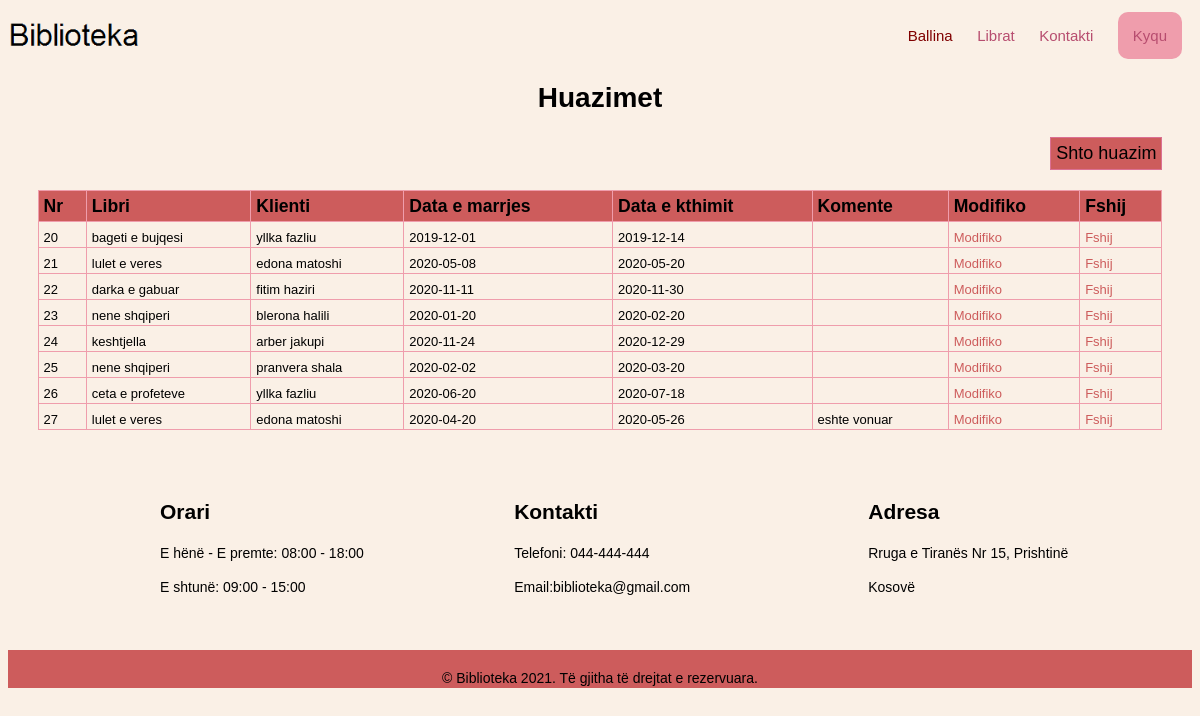
Screenshot of /huat.php with the database file from the repository.
### tables this page shows
CREATE TABLE `huazimet` (
  `huajaid` int(11) NOT NULL,
  `libriid` int(11) NOT NULL,
  `stafiid` int(11) DEFAULT NULL,
  `klientiid` int(11) NOT NULL,
  `dataemarrjes` date DEFAULT NULL,
  `dataekthimit` date DEFAULT NULL,
  `komente` varchar(150) DEFAULT NULL
);

CREATE TABLE `libri` (
  `libriid` int(11) NOT NULL,
  `titulli` varchar(50) DEFAULT NULL,
  `autoriid` int(11) NOT NULL,
  `isbn` varchar(50) DEFAULT NULL,
  `dataepublikimit` date DEFAULT NULL
);

CREATE TABLE `klienti` (
  `klientiid` int(11) NOT NULL,
  `emri` varchar(50) DEFAULT NULL,
  `mbiemri` varchar(50) DEFAULT NULL,
  `dataelindjes` date DEFAULT NULL,
  `numripersonal` varchar(50) DEFAULT NULL,
  `adresa` varchar(150) DEFAULT NULL,
  `komuna` varchar(50) DEFAULT NULL,
  `emaili` varchar(50) DEFAULT NULL,
  `telefoni` varchar(50) DEFAULT NULL
);

### includes/sqlFunction.php (called while the page is built, shortened)
<?php
function connection(){
    $dbcon = mysqli_connect('localhost','root','','biblioteka');
    return $dbcon;
}
function merrHuazimet(){
    $dbcon = connection();
    $sql="SELECT h.huajaid, l.titulli, k.emri, k.mbiemri, h.dataemarrjes,h.dataekthimit, h.komente from huazimet h
    inner join libri l on l.libriid=h.libriid inner join klienti k on k.klientiid=h.klientiid";
    return mysqli_query($dbcon,$sql);
}
?>

### huat.php (the view)
<?php include_once('includes/header.php'); ?>
<?php include_once('includes/sqlFunction.php'); ?>
        <main class="page">
        <section id="content" style="width: 95%; margin: 0 auto;">
            <div id="l1">
            <h1>Huazimet</h1>
            <button class="shto"><a href="shto_hua.php">Shto huazim</a></button>
        </div>
            <table id="members">
                <tr>
                  <th>Nr</th>
                  <th>Libri </th>
                  <th>Klienti</th>
                  <th>Data e marrjes</th>
                  <th>Data e kthimit</th>
                  <th>Komente</th>
                  <th>Modifiko</th>
                  <th>Fshij</th>
                </tr>
            <?php
              $huazimet=merrHuazimet();
              if(mysqli_num_rows($huazimet)>0){
                  while ($huaja=mysqli_fetch_assoc($huazimet)) {
                      echo "<tr>";
                      $huajaid=$huaja['huajaid'];
                      echo "<td>" . $huaja['huajaid']."</td>";
                      echo "<td>" . $huaja['titulli']."</td>";
                      echo "<td>" . $huaja['emri']." " . $huaja['mbiemri'] . "</td>";
                      echo "<td>". $huaja['dataemarrjes'] ."</td>";
                      echo "<td>". $huaja['dataekthimit'] ."</td>";
                      echo "<td>". $huaja['komente'] ."</td>";
                      echo "<td><a href='modifiko_huat.php?hid={$huajaid}'style='text-decoration: none; color: #CD5C5C;'> Modifiko</a> </td>";
                      echo "<td><a href='fshij_huat.php?hid={$huajaid}'style='text-decoration: none; color: #CD5C5C;'> Fshij</a> </td>";
                      echo "</tr>";
                  }
              }else{
                  echo "Nuk ka shenime ne DB";
              }
?>
            </table>
                  </section>
                    <section id="box" >
                           <article class="b1">
                           <h2>Orari</h2>
                            <p> E hënë - E premte: 08:00 - 18:00</p>
                            <p>E shtunë: 09:00 - 15:00</p>
                           </article>
                            <article class="b1">
                                <h2>Kontakti</h2>
                                <p>Telefoni: 044-444-444 </p>
                                <p>Email:biblioteka@gmail.com</p>
                          </article>
                             <article class="b1">
                                <h2>Adresa </h2>
                                <p> Rruga e Tiranës  Nr 15, Prishtinë</p>
                                <p>Kosovë</p>
                          </article>
                  </section>
               </main>
               <?php include_once('includes/footer.php'); ?>

### css/style.css (style rules this page uses)
* { font-family: sans-serif; background: #FAF0E6; }
.page { width: 100%; }
.page #content h1 { text-align: center; font-size: 28px; margin-top: 20px; }
#content .item1 img,h2,p { padding: 2px; }
#content .item1 h2,p { margin-top:6px; }
.page #box .b1 { width: 30%; height: 150px; font-size: 14px; display: inline-block; margin-top: 50px; margin-right: 30px; }
.page #box { background-color: #FAF0E6 !important; width: 90%; margin: 20px 150px; }
.shto { background-color: #CD5C5C; border: 1px solid #DB7093; padding: 5px; font-size: 18px; cursor: pointer; float: right; }
.shto a { color: black; text-decoration: none; background-color: #CD5C5C; }
#members { float: left; margin-top: 20px; width:100%; empty-cells: show; border-collapse:collapse; }
#members td, #members th { font-size:13px; border:1px solid #ef9dac; padding:8px 5px 2px; }
#members th { font-size:1.1em; text-align:left; padding-top:5px; padding-bottom:4px; background-color: #CD5C5C; color:black; }

### rows the page displays
huazimet: huajaid "20", libriid.titulli "bageti e bujqesi", klientiid.emri "yllka", klientiid.mbiemri "fazliu", dataemarrjes "2019-12-01", dataekthimit "2019-12-14"
huazimet: huajaid "21", libriid.titulli "lulet e veres", klientiid.emri "edona", klientiid.mbiemri "matoshi", dataemarrjes "2020-05-08", dataekthimit "2020-05-20"
huazimet: huajaid "22", libriid.titulli "darka e gabuar", klientiid.emri "fitim", klientiid.mbiemri "haziri", dataemarrjes "2020-11-11", dataekthimit "2020-11-30"
huazimet: huajaid "23", libriid.titulli "nene shqiperi", klientiid.emri "blerona", klientiid.mbiemri "halili", dataemarrjes "2020-01-20", dataekthimit "2020-02-20"
huazimet: huajaid "24", libriid.titulli "keshtjella", klientiid.emri "arber", klientiid.mbiemri "jakupi", dataemarrjes "2020-11-24", dataekthimit "2020-12-29"
huazimet: huajaid "25", libriid.titulli "nene shqiperi", klientiid.emri "pranvera", klientiid.mbiemri "shala", dataemarrjes "2020-02-02", dataekthimit "2020-03-20"
huazimet: huajaid "26", libriid.titulli "ceta e profeteve", klientiid.emri "yllka", klientiid.mbiemri "fazliu", dataemarrjes "2020-06-20", dataekthimit "2020-07-18"
huazimet: huajaid "27", libriid.titulli "lulet e veres", klientiid.emri "edona", klientiid.mbiemri "matoshi", dataemarrjes "2020-04-20", dataekthimit "2020-05-26", komente "eshte vonuar"
